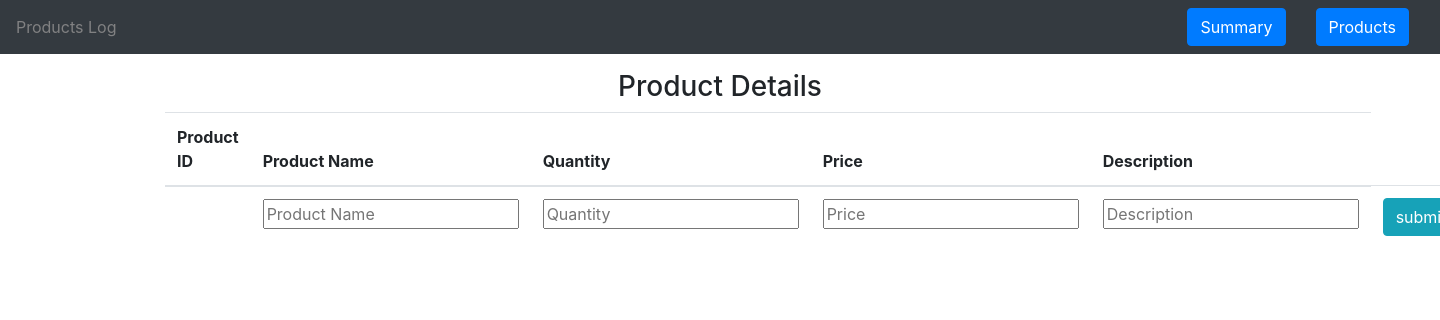
/product, run on an earlier commit of the app's database.
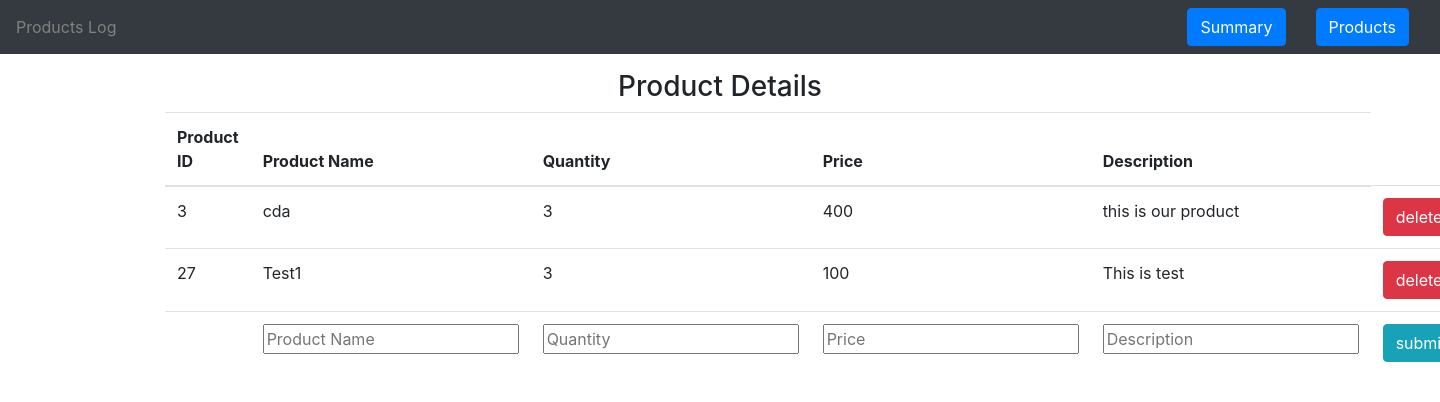
And on a later commit of the database.
### tables this page shows
CREATE TABLE "products" (
	`prod_id`	INTEGER PRIMARY KEY AUTOINCREMENT,
	`prod_name`	TEXT NOT NULL UNIQUE,
	`prod_quantity`	INTEGER NOT NULL,
	`prod_price`	INTEGER NOT NULL,
	`description`	TEXT
);

### app.py (the view, shortened to what this page needs)
@app.route('/product', methods=['POST', 'GET'])
def product():
    init_database()
    msg = None
    db = sqlite3.connect(DATABASE_NAME)
    cursor = db.cursor()
    cursor.execute("SELECT * FROM products")
    products = cursor.fetchall()
    return render('product.html',
                  link=link, products=products, transaction_message=msg,
                  title="Products Log")

### app.py (called while the page is built)
def init_database():
    db = sqlite3.connect(DATABASE_NAME)
    cursor = db.cursor()
    cursor.execute("""
    CREATE TABLE IF NOT EXISTS products(prod_id INTEGER PRIMARY KEY AUTOINCREMENT,
                    prod_name TEXT UNIQUE NOT NULL,
                    prod_quantity INTEGER NOT NULL,
                    prod_price INTEGER NOT NULL,
                    description Text
                    );
    """)
    db.commit()

### templates/product.html (shortened to what this page needs)
{% extends 'base-template.html' %}
{% block content %}
    <div class="container">
            <h3 align="center">Product Details</h3>
        <table class="table">
            <thead>
                <th scope="col">Product ID</th>
                <th scope="col">Product Name</th>
                <th scope="col">Quantity</th>
                <th scope="col">Price</th>
                <th scope="col">Description</th>
            </thead>
            <tbody>
                {% for product in products %}
                    <tr>
                        <td>{{ product[0] }}</td>
                        <td>{{ product[1] }}</td>
                        <td>{{ product[2] }}</td>
                        <td>{{product[3] }}</td>
                        <td>{{product[4] }}</td>
                        <td>
                            <a href="{{ url_for('delete', prod_id=product[0]) }}">
                                <button name="button" type="button" class="btn btn-danger" value= "delete" >delete</button><br>
                            </a>
                        </td>
                    </tr>
                {% endfor %}
                <tr>
                    <form action = "{{ url_for('product') }}" method = "POST">
                        <td></td>
                        <td>
                            <input name = "prod_name" placeholder="Product Name" required autofocus>
                        </td>
                        <td>
                            <input name = "prod_quantity" placeholder="Quantity" required>
                        </td>
                        <td>
                            <input name = "prod_price" placeholder="Price" required>
                        </td>
                        <td>
                            <input name = "description" placeholder="Description" required>
                        </td>
                        <td>
                            <input type= "submit" class="btn btn-info btn-group-toggle" value= "submit" /><br>
                        </td>
                    </form>
                </tr>
            </tbody>
        </table>
    </div>
{% endblock %}

### templates/base-template.html (shortened to what this page needs)
<!doctype html>
<html>
    <head>
        <link rel="stylesheet" href="{{ url_for('static', filename='bootstrap.min.css') }}">
    </head>
    <body>
        <nav class="navbar navbar-expand-lg navbar-dark bg-dark" style="position: fixed;width: 100%;z-index: 2;">
            <div class="collapse navbar-collapse" id="navbarSupportedContent">
                <ul class="navbar-nav mr-auto bg-dark alert-light">{{ title }}</ul>
                <div class="col-auto">
                  <button type="button" class="btn btn-primary" onclick="location.reload();location.href='{{ link.index }}'">Summary</button>
                </div>
                <div class="col-auto">
                  <button type="button" class="btn btn-primary" onclick="location.reload();location.href='{{ link.product }}'">Products</button>
                </div>
            </div>
	    </nav>
        {% block content %}
        {% endblock %}
    </body>
</html>

### templates/base-template.html (style rules this page uses)
.container { padding-top: 70px; }

What changed in the data, as far as the page shows it:
added products: prod_id "3", prod_name "cda", prod_quantity "3", prod_price "400", description "this is our product"
added products: prod_id "27", prod_name "Test1", prod_quantity "3", prod_price "100", description "This is test"
